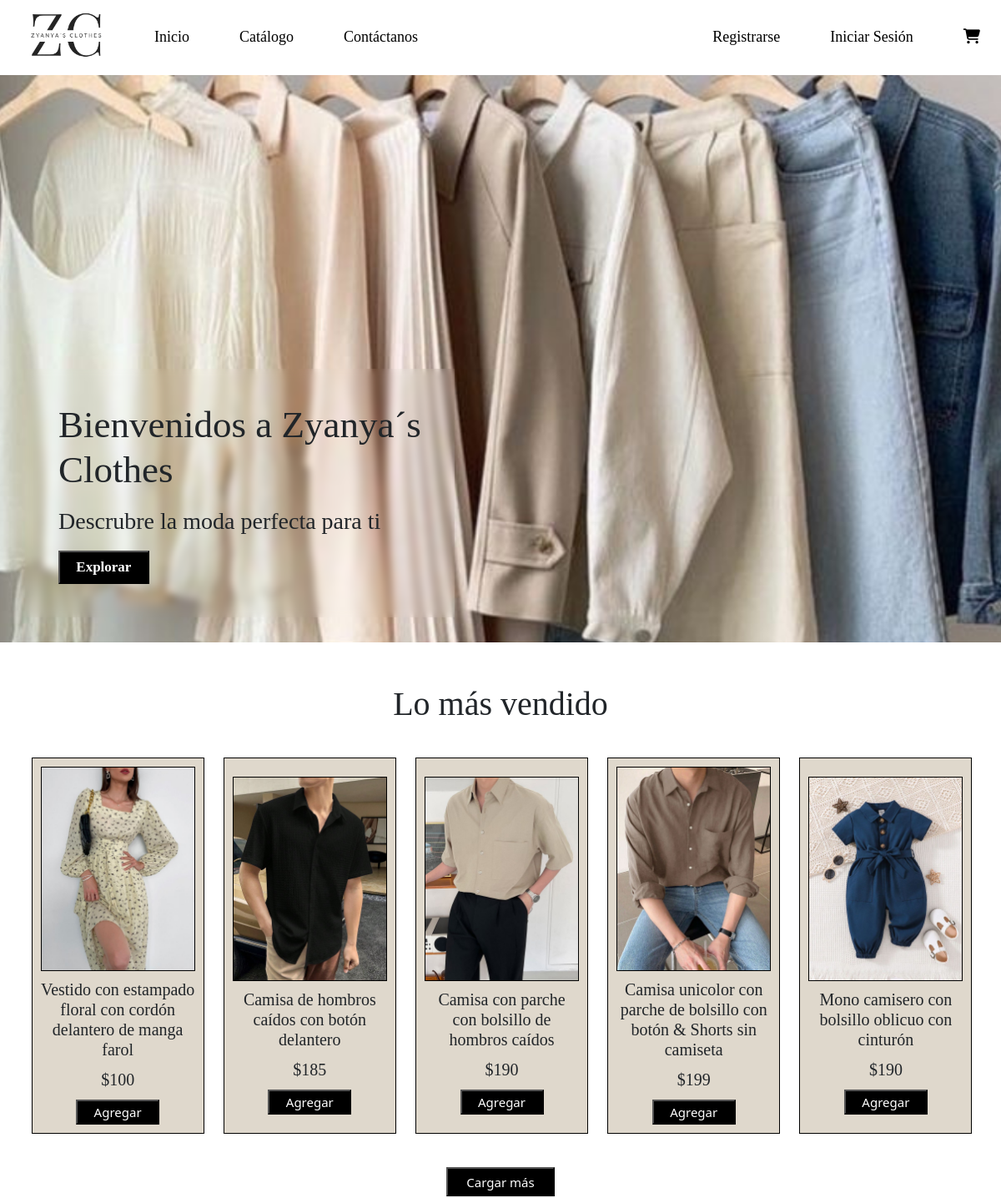
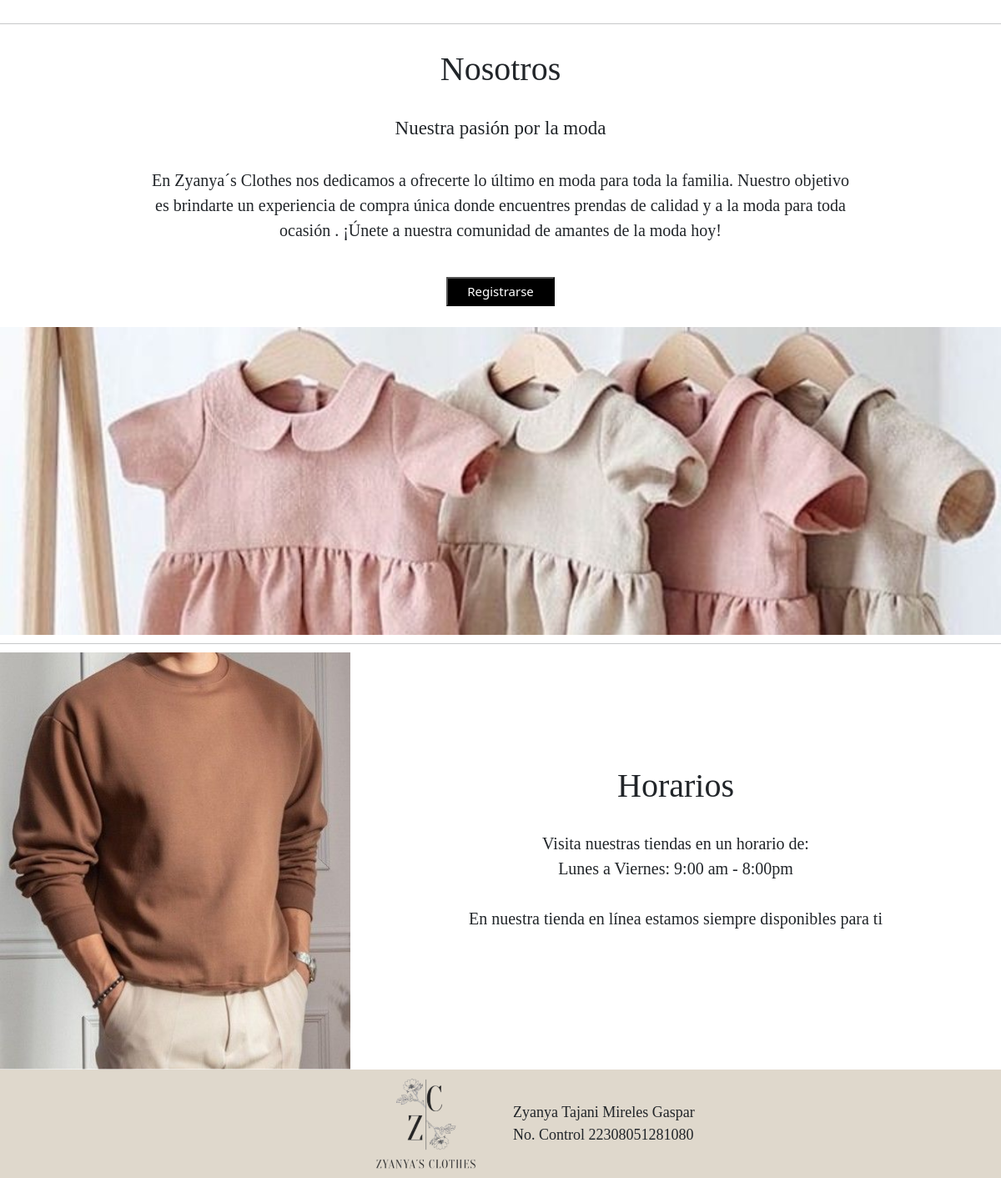
The page / on the database its author committed (2 pictures, top to bottom).
### tables this page shows
CREATE TABLE `productos` (
  `id_producto` int(11) NOT NULL,
  `id_categoria` int(11) NOT NULL,
  `id_proveedor` int(11) NOT NULL,
  `nombre` text NOT NULL,
  `precio` float NOT NULL,
  `tallas` varchar(30) NOT NULL,
  `color` text NOT NULL,
  `imagen` varchar(100) NOT NULL
);

### index.php (the view, shortened to what this page needs)
<!DOCTYPE html>
<html lang="es">
<head>
    <link href="https://cdn.jsdelivr.net/npm/bootstrap@5.3.3/dist/css/bootstrap.min.css" rel="stylesheet">
    <link rel="stylesheet" href="https://cdnjs.cloudflare.com/ajax/libs/font-awesome/6.5.2/css/all.min.css" />
    <link rel="stylesheet" href="style.css?ver=<?time();?>" />
</head>
<body>
<header>
        <div class="logo">
            <a href="index.php"><img src="img/logo.png" class="nav_logo"></a>
        </div>
        <nav>
            <ul class="menu">
                <li><a href="index.php">Inicio</a></li>
                <li><a href="catalogo.php">Catálogo</a></li>
                <li><a href="contactanos.php">Contáctanos</a></li>
            </ul>
                <div class="sec2">
                    <ul>
                    <?php
                        if(!isset($_SESSION['login_user'])){
                        ?> <li> <?php
                        echo '<a href="#" data-bs-toggle="modal" data-bs-target="#registro">Registrarse</a>';
                        ?> </li>
                        <li>
                            <a href="login.php">Iniciar Sesión</a>
                        </li>
                        <li>
                            <a href="#" onclick="alerta()"><i class="fa-solid fa-cart-shopping"></i></a>
                        </li><?php
                    } ?>
            </ul>
            </div>
        </nav>
    </header>
    <?php include 'registro.php' ?>
    <div class="principal">
        <img src="img/img01.png" alt="">
        <div class="sec3">
            <h1>Bienvenidos a Zyanya´s <br>Clothes</h1>
            <h3>Descrubre la moda perfecta para ti</h3>
            <button><a href="catalogo.php">Explorar</a></button>
        </div>
    </div>
    <div class="vendido">
        <h1>Lo más vendido</h1>
        <div class="vendido_productos">
        <?php
            $precio = 200;
            if($precio===200){
                $query = $db->query("SELECT * FROM productos WHERE precio < '$precio'LIMIT 5");
                if($query->num_rows > 0){
                    while($row = $query->fetch_assoc()){
        ?>
        <div class="vend_producto">
            <div class="vend_img">
                <img src="img/<?php echo $row['imagen']; ?>" alt="Imagen no encontrada" />
            </div>
            <div class="vend_info">
                <h3><?php echo $row['nombre']; ?></h3>
                <h4>$<?php echo $row['precio']; ?></h2>
                <button> <?php
                if(!isset($_SESSION['login_user'])){
                ?> <a onclick="alerta()">Agregar</a> <?php
                } else {
                    ?> <a href="carrito.php?id_producto=<?php echo $row["id_producto"]; ?>'">Agregar</a> <?php
                } ?> </button>
            </div>
        </div>
        <?php } }
        } else {
            echo "Productos no encontrados";
        }
        ?>
        </div>
        <button><a href="catalogo.php">Cargar más</a></button>
    </div>
    <hr>
    <div class="nosotros">
        <h1>Nosotros</h1>
        <h3>Nuestra pasión por la moda</h3>
        <p>En Zyanya´s Clothes nos dedicamos a ofrecerte lo último en moda para toda la familia.
            Nuestro objetivo es brindarte un experiencia de compra única  donde encuentres prendas
            de calidad y a la moda para toda ocasión . ¡Únete a nuestra comunidad de amantes de la
            moda hoy!</p>
        <button><a href="#" data-bs-toggle="modal" data-bs-target="#registro">Registrarse</a></button>
        <img src="img/img02.png" alt="">
    </div>
    <hr>
    <div class="horarios">
        <div class="img03">
            <img src="img/img03.png" alt="">
        </div>
        <div class="horario">
            <h1>Horarios</h1>
            <p>Visita nuestras tiendas en un horario de: <br>
                Lunes a Viernes: 9:00 am - 8:00pm
            </p>
            <p>En nuestra tienda en línea estamos siempre disponibles para ti</p>
        </div>
    </div>
    <footer>
        <div class="img04">
            <img src="img/img04.png" alt="">
        </div>
        <div class="datos">
        Zyanya Tajani Mireles Gaspar <br>
        No. Control 22308051281080
        </div>
    </footer>
</body>
</html>

### style.css (style rules this page uses)
*, *::before, *::after { margin:0; padding: 0; box-sizing: border-box; list-style-type: none; text-decoration: none; }
header { display:flex; align-items: center; padding:5px; width: 100%; z-index: 20; }
.logo img { width:130px; padding-left: 20px; }
nav .menu { display: flex; list-style: none; margin: 0; padding: 0; gap: 10px; }
nav { display:flex; width: 100%; align-items:center; }
nav .sec2 { display: flex; justify-content: flex-end; padding-right: 20px; gap: 10px; flex: 1; }
nav .sec2 ul { display: flex; list-style: none; margin: 0; padding: 0; gap: 10px; }
nav a { font-family: Candara; color:black; font-size: 18px; padding-left: 50px; text-decoration: none; }
.principal { position: relative; width: 100%; height: 85vh; }
.principal img { width: 100%; object-fit: cover; height: 100%; }
.sec3 { position: absolute; bottom: 0; left: 30; padding: 40px; margin-bottom: 30px; margin-left: 30px; backdrop-filter: blur(5px); }
.sec3 h1 { font-family: Candara; font-size: 45px; padding-bottom: 10px }
.sec3 h3 { font-family: Candara; padding-bottom: 10px; }
.sec3 button { width: 25%; height: 40px; font-family: Candara Light; font-size: 17px; font-weight: 600; background-color: black; }
.principal a, .vendido a, .nosotros a { text-decoration: none; color:white; }
.vendido { display: flex; flex-direction: column; align-items: center; width: 100%; height: auto; gap: 20px; margin-bottom: 30px; }
.vendido h1 { font-family:Futura Bk BT; text-align: center; margin: 0; margin-top: 50px; }
.vendido button { width: 130px; height: 35px; font-size: 15px; background-color: black; color:white; }
.vendido_productos { display: flex; justify-content: center; flex-wrap: wrap; gap: 20px; width: 98%; height: 80%; padding: 20px; box-sizing: border-box; }
.vend_producto { display: flex; flex-direction: column; justify-content: center; align-items: center; text-align: center; width: calc(20% - 20px); background-color: #dfd8cc; padding: 10px; margin-left: 3px; border: 1px solid black; }
.vend_img img { width: 100%; margin-bottom: 10px; border: 1px solid black; }
.nosotros { width: 100%; height: auto; display: flex; flex-direction: column; align-items: center; justify-content: center; text-align: center; gap: 25px; margin-bottom: 10px; }
.nosotros h1 { margin-top: 30px; font-family: Futura Bk BT; }
.nosotros h3 { font-family: Candara; font-size: 23px; }
.nosotros p { width: 70%; font-family: Candara; font-size: 20px; }
.nosotros button { width: 130px; height: 35px; font-size: 15px; background-color: black; color:white; }
.nosotros img { width: 100%; object-fit: cover; }
.horarios { display: flex; width: 100%; margin-top: 10px; }
.img03 { width: 35%; }
.img03 img { width: 100%; object-fit: cover; }
.horario { display: flex; flex-direction: column; width: 65%; justify-content: center; text-align: center; align-items: center; }
.horario h1 { margin-bottom: 30px; font-family: Futura Bk BT; }
.horario p { font-family: Candara; font-size: 20px; margin-bottom: 30px; }
footer { width: 100%; height: 130px; display: flex; background-color: #dfd8cc; }
.img04 { display: flex; width: 50%; justify-content: flex-end; padding-right: 15px; }
.img04 img { height: 100%; object-fit: cover; }
.datos { display: flex; width: 50%; align-items: center; font-family: Candara; font-size: 18px; padding-left: 15px; }
.vend_info h3, h4 { font-family: Candara; margin-bottom: 12px; font-size: 20px; }
.vend_info button { width: 100px; height: 30px; font-size: 15px; background-color: black; color:white; }
hr { margin:0; padding: 0; }

### rows shown on the page
productos: imagen (picture), nombre "Vestido con estampado floral con cordón delantero de manga farol", precio "100"
productos: imagen (picture), nombre "Camisa de hombros caídos con botón delantero", precio "185"
productos: imagen (picture), nombre "Camisa con parche con bolsillo de hombros caídos", precio "190"
productos: imagen (picture), nombre "Camisa unicolor con parche de bolsillo con botón & Shorts sin camiseta", precio "199"
productos: imagen (picture), nombre "Mono camisero con bolsillo oblicuo con cinturón", precio "190"
